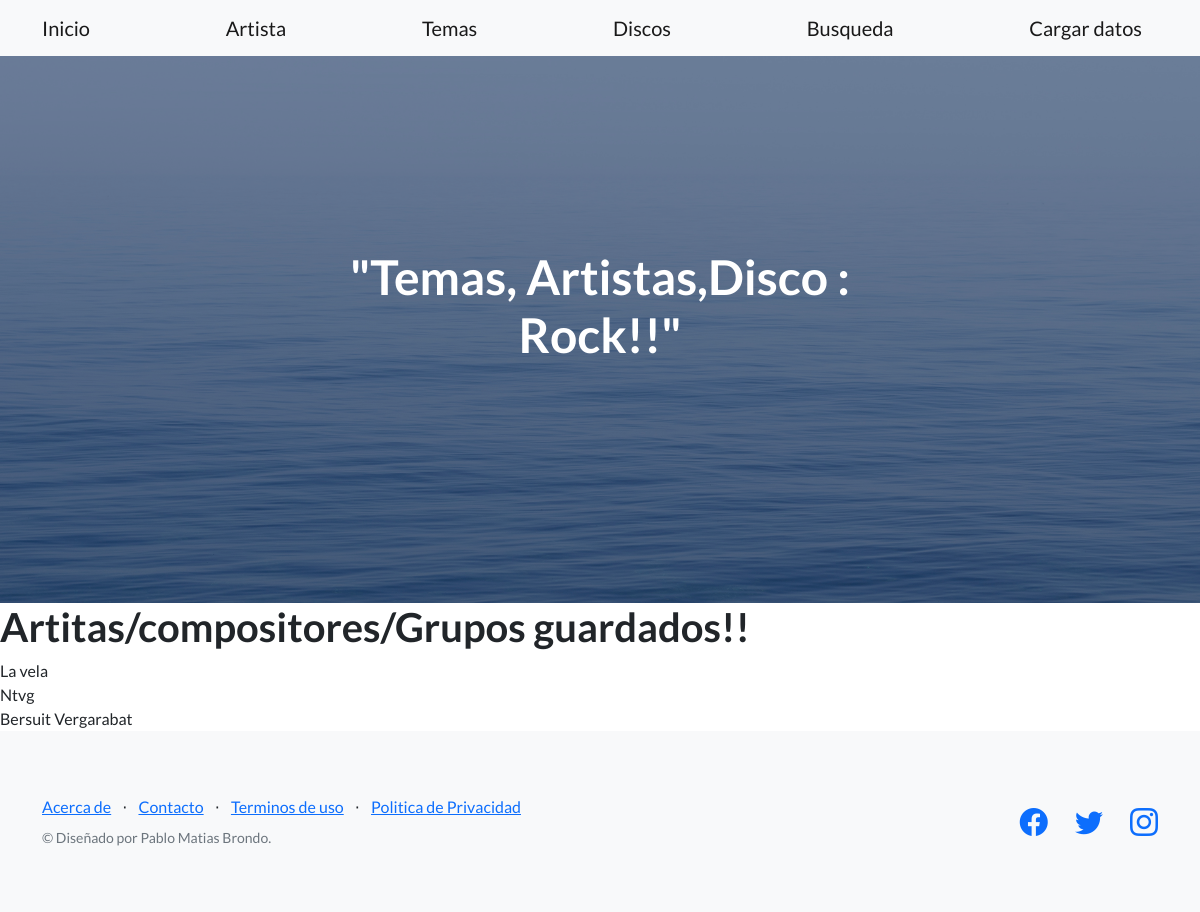
The app's page /app/respuesta with its own data.
### app_entrega3/models.py (models this page shows)
class Compositor(models.Model):
    nombre=models.CharField(max_length=30)
    disco=models.CharField(max_length=30)
    def __str__(self):
        return f"{self.nombre}"

### app_entrega3/views.py (the view)
# urls.py: path("respuesta",vista_compositor,name="respuesta.html"),
def vista_compositor(request):
    compositor=Compositor.objects.all()
    return render(request,"respuesta.html",{"compositor":compositor})

### app_entrega3/templates/respuesta.html
{% extends 'padre.html' %}
{% load static %}
{% block dinamico %}
<h1>Artitas/compositores/Grupos guardados!!</h1>
<body>
    {% for ver in compositor %}
    {{ver}}<br/>
    {% endfor %}
</body>
{% endblock %}

### records on screen
Compositor: nombre "La vela"
Compositor: nombre "Ntvg"
Compositor: nombre "Bersuit Vergarabat"
